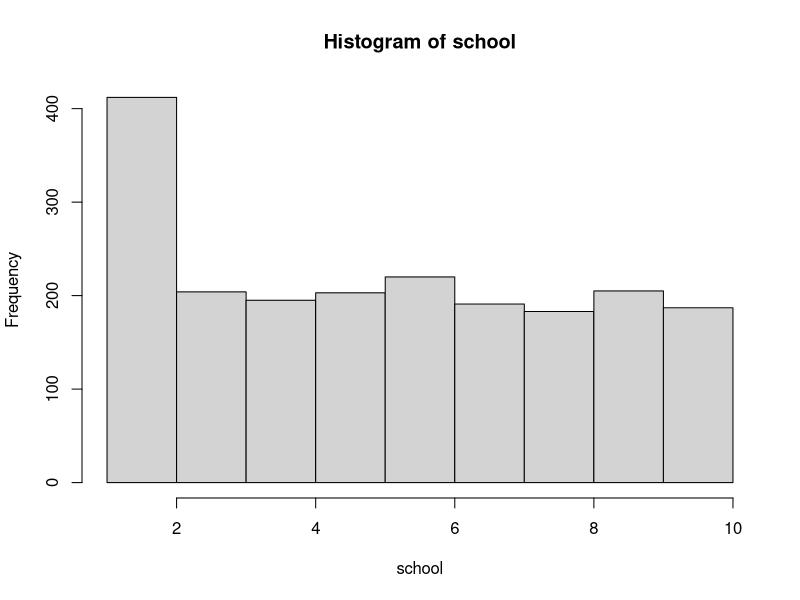
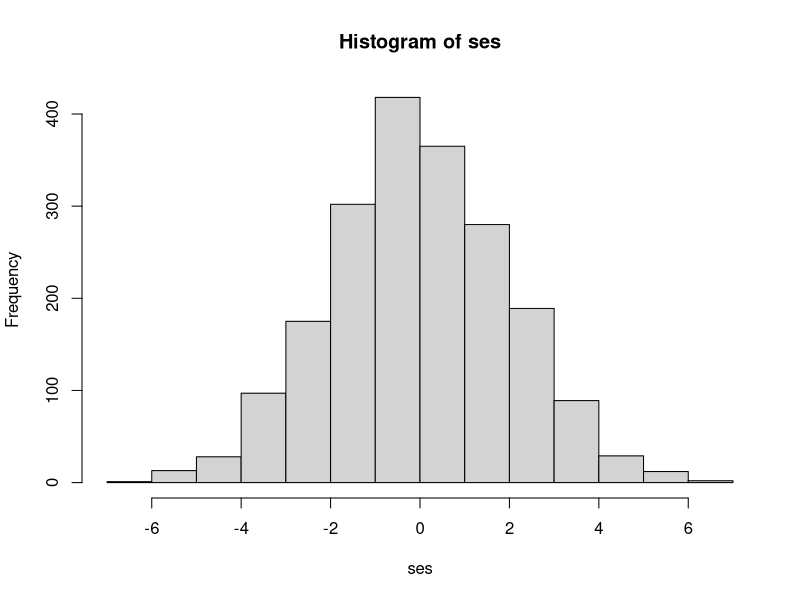
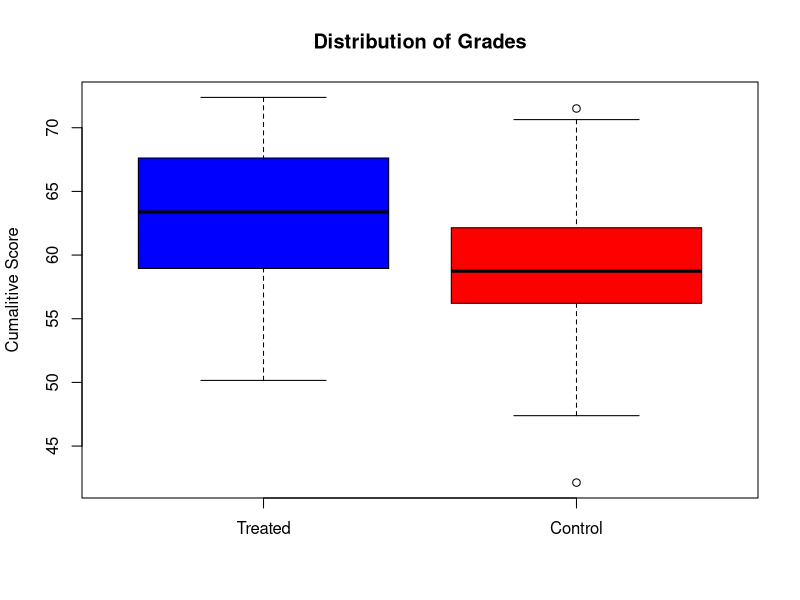
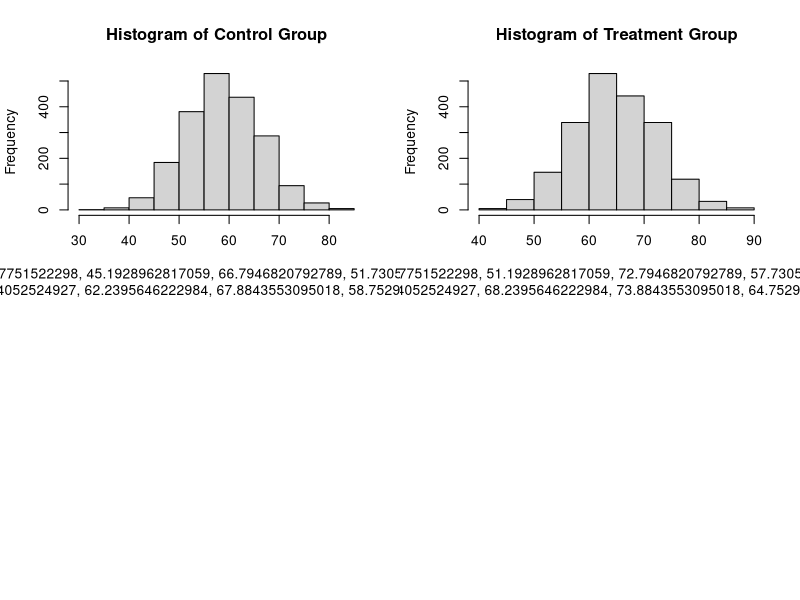
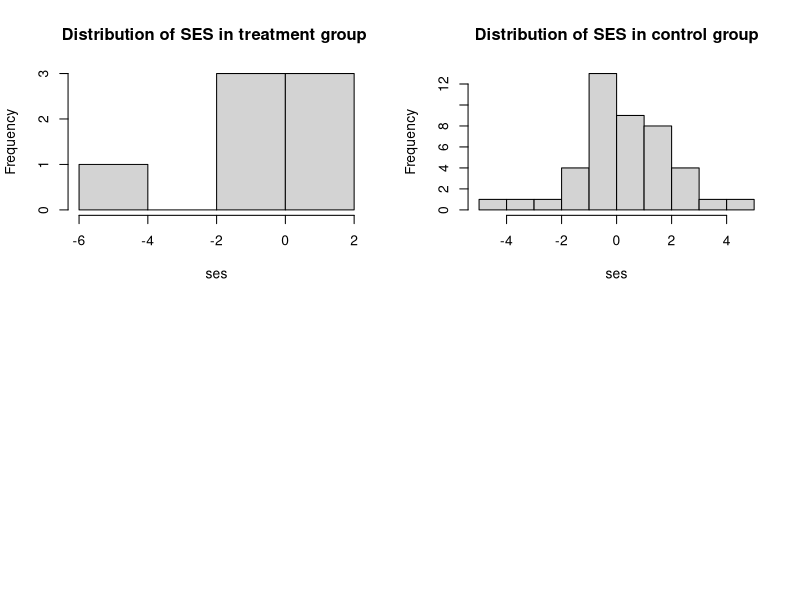
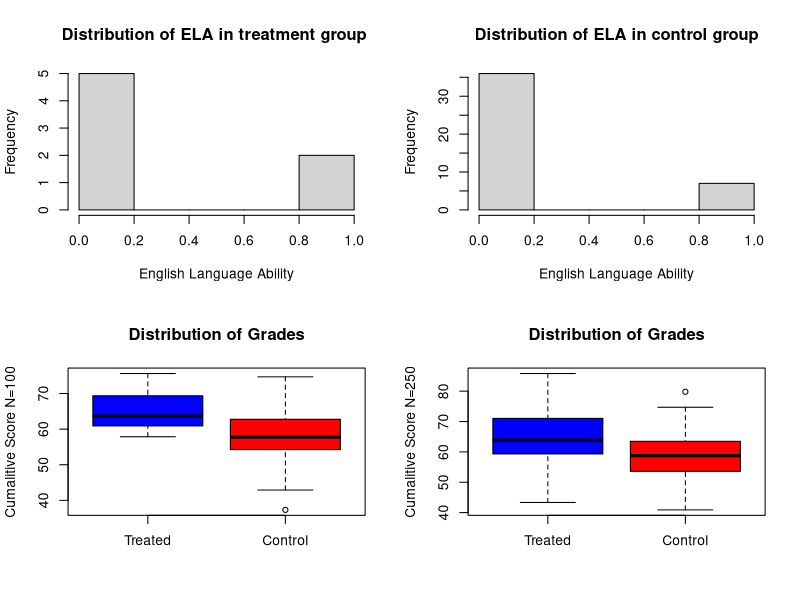

Reproduce these figures in R, in order.
## ---- chunk 1
knitr::opts_chunk$set(echo = TRUE)
## ---- chunk 2
rm(list=ls())
set.seed(648057) 
N = 2000                              
N_samp <- 50  
#covariates 
school=sample(1:10, N, replace=TRUE) # School ID (10 total)
hist(school)
 
## ---- chunk 3
ela <- rbinom(n=N, 1, 0.2)             # English Language ability
ses <- rnorm(n=N, mean=0, sd=2)        # Socio economic status 
hist (ses)
a = 55.5                                    
b = 5                                      
b2 = 3.5 
b3= .4
tau = 6                                     
e = rnorm(n=N, mean=0, sd=1)               

#no intervention possible outcomes
Y_0 <- a + tau*0 + (b*ela) + (b2*ses) + (b3*school) + e  

#intervention outcomes 
Y_1 <- a + tau*1 + (b*ela) + (b2*ses) + (b3*school) + e  # intervention possible outcomes
## ---- chunk 4
pop_dat <- data.frame(Y_0, Y_1, ela, ses, school) 
head(pop_dat)

# Now, we consider our sample from here #GIVEN this vector I want to randomly
sample_ind <- sample(1:nrow(pop_dat), size=N_samp)     # Sampling index
sample_dat <- pop_dat[sample_ind, ]     #the sample is the population data # Only keep obs that match the index
head(sample_dat)

d <- ifelse(runif(N_samp)<=0.2, 1, 0)    

# Treatment assignment indicator (1=Treated, 0=Controlled) the .2 is the indicator 
sample_dat$Y_obs <- d*sample_dat$Y_1 + (1-d)*sample_dat$Y_0  # Observed outcomes
                                                             # Y_obs = d*Y_1 + (1-d)*Y_0
sample_dat$Status <- ifelse(d==1, "Treated", "Control")      # Copying the treatment status into sample data
 
head(sample_dat)
t.test(Y_obs ~ Status, data=sample_dat)


# Estimating the average treatment effect
tau_ate <- mean(sample_dat$Y_obs[sample_dat$Status=="Treated"]) -
        mean(sample_dat$Y_obs[sample_dat$Status=="Control"])
tau_ate

## ---- chunk 5
boxplot(sample_dat$Y_obs[sample_dat$Status=="Treated"],
        sample_dat$Y_obs[sample_dat$Status=="Control"],
        names=c("Treated", "Control"), ylab="Cumalitive Score",
        main="Distribution of Grades",
        col=c("blue", "red"))

   par(mfrow=c(2,2))   # Specify the graphic parameter
   hist(Y_0, xlab=deparse(substitute(Y_0)), 
        main=paste0("Histogram of", sep=" Control Group", substitute()))
   hist(Y_1, xlab=deparse(substitute(Y_1)),
        main=paste0("Histogram of", sep=" Treatment Group", substitute()))
## ---- chunk 6
  par(mfrow=c(2,2))
 hist(sample_dat$ses[sample_dat$Status=="Treated"],  
      main= "Distribution of SES in treatment group ", xlab="ses")
 hist(sample_dat$ses[sample_dat$Status=="Control"],
     main= "Distribution of SES in control group", 
     xlab="ses")
## ---- chunk 7
 par(mfrow=c(2,2))
 hist(sample_dat$ela[sample_dat$Status=="Treated"],  
      main= "Distribution of ELA in treatment group ", xlab="English Language Ability")
 hist(sample_dat$ela[sample_dat$Status=="Control"],
     main= "Distribution of ELA in control group", 
     xlab="English Language Ability")
## ---- chunk 8
N_samp=100

sample_ind <- sample(1:nrow(pop_dat), size=N_samp)     # Sampling index
sample_dat <- pop_dat[sample_ind, ]     #the sample is the population data # Only keep obs that match the index
head(sample_dat)

d <- ifelse(runif(N_samp)<=0.2, 1, 0)    

# Treatment assignment indicator (1=Treated, 0=Controlled) the .2 is the indicator 
sample_dat$Y_obs <- d*sample_dat$Y_1 + (1-d)*sample_dat$Y_0  # Observed outcomes
                                                             # Y_obs = d*Y_1 + (1-d)*Y_0
sample_dat$Status <- ifelse(d==1, "Treated", "Control")      # Copying the treatment status into sample data


boxplot(sample_dat$Y_obs[sample_dat$Status=="Treated"],
        sample_dat$Y_obs[sample_dat$Status=="Control"],
        names=c("Treated", "Control"), ylab="Cumalitive Score N=100",
        main="Distribution of Grades",
        col=c("blue", "red"))
## ---- chunk 9
N_samp=250

sample_ind <- sample(1:nrow(pop_dat), size=N_samp)     # Sampling index
sample_dat <- pop_dat[sample_ind, ]     #the sample is the population data # Only keep obs that match the index
head(sample_dat)

d <- ifelse(runif(N_samp)<=0.2, 1, 0)    

# Treatment assignment indicator (1=Treated, 0=Controlled) the .2 is the indicator 
sample_dat$Y_obs <- d*sample_dat$Y_1 + (1-d)*sample_dat$Y_0  # Observed outcomes
                                                             # Y_obs = d*Y_1 + (1-d)*Y_0
sample_dat$Status <- ifelse(d==1, "Treated", "Control")      # Copying the treatment status into sample data


boxplot(sample_dat$Y_obs[sample_dat$Status=="Treated"],
        sample_dat$Y_obs[sample_dat$Status=="Control"],
        names=c("Treated", "Control"), ylab="Cumalitive Score N=250",
        main="Distribution of Grades",
        col=c("blue", "red"))
